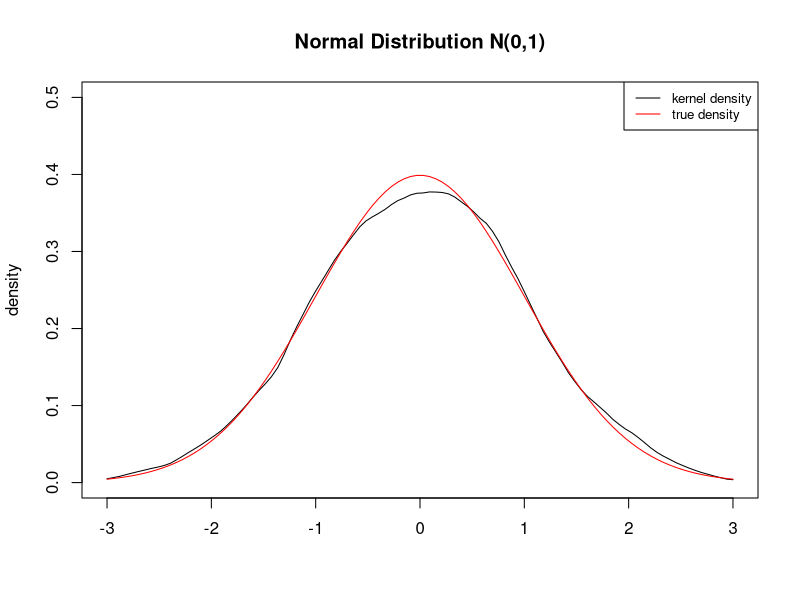
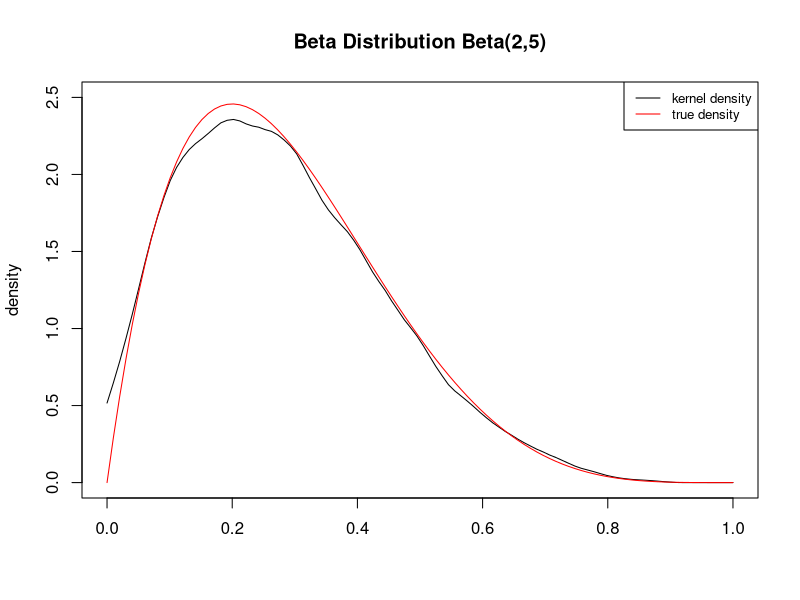
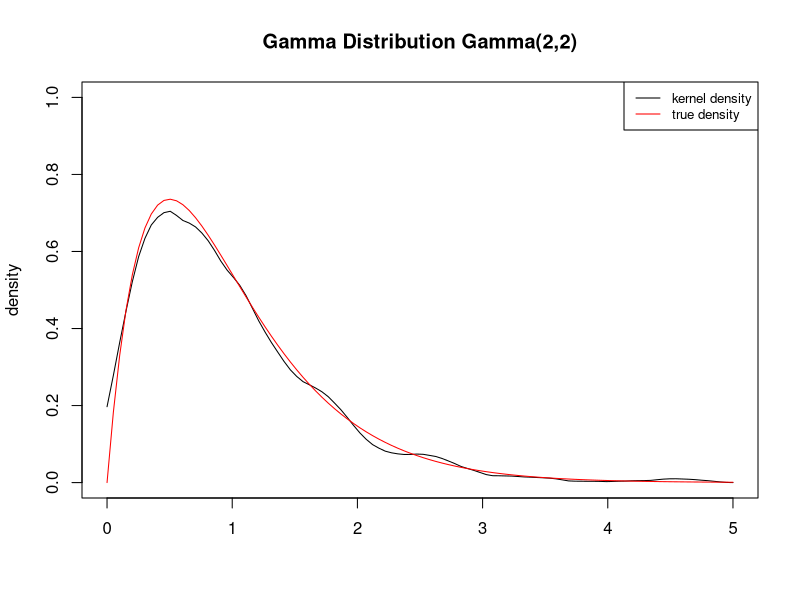
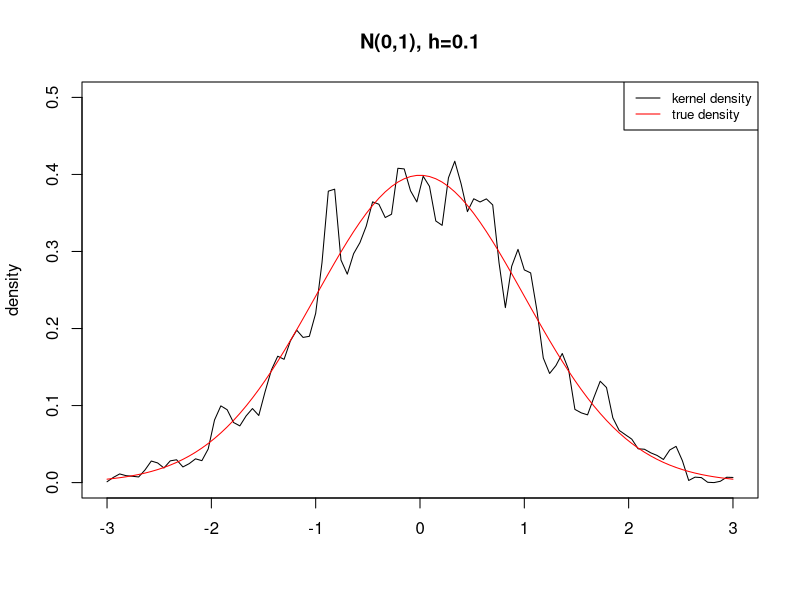
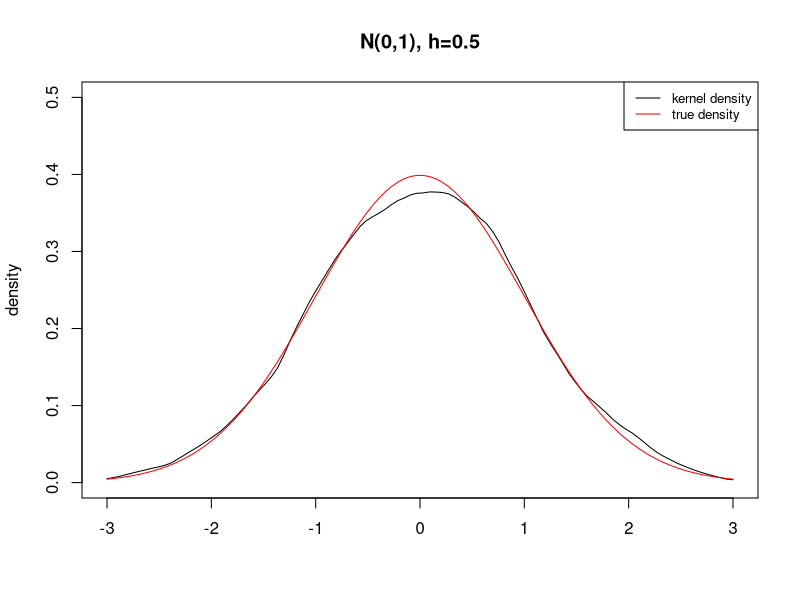
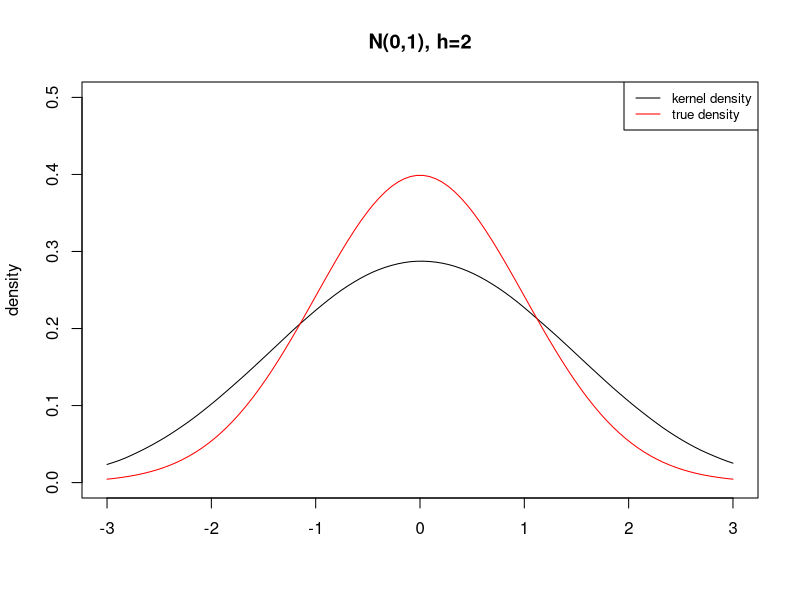

Source code (R) for these figures, in order:
## ---- chunk 1
knitr::opts_chunk$set(
  fig.width = 5,
  fig.height = 4,
  collapse = TRUE,
  comment = "#>"
)
## ---- chunk 2
kernel_density <- function(x, h, x_new){
  den <- rep(0, times = length(x_new))
  for (i in seq_along(x_new)){
    xx <- (x - x_new[i])/h
    ind <- as.numeric(abs(xx) <= 1)
    den[i] <- mean(3/4*(1 - xx^2)*ind)/h
  }
  return(den)
}
## ---- chunk 3
set.seed(2222)
# Normal distriburion
x <- rnorm(1000, 0, 1)
x_new <- seq(-3, 3, length.out = 100)
den <- kernel_density(x, h = 0.5, x_new)
plot(x_new, den, type = "l", ylim = c(0, 0.5), ylab = "density", xlab = "")
trueden <- dnorm(x_new, 0, 1)
points(x_new, trueden, type = "l", col = "red")
legend("topright", legend = c("kernel density","true density"), 
       lty = c(1, 1), col = c("black", "red"), cex = 0.8)
title("Normal Distribution N(0,1)")

# Beta distribution
x <- rbeta(1000, 2, 5)
x_new <- seq(0, 1, length.out = 100)
den <- kernel_density(x, h = 0.1, x_new)
plot(x_new, den, type = "l", ylim = c(0, 2.5), ylab = "density", xlab = "")
trueden <- dbeta(x_new, 2, 5)
points(x_new, trueden, type = "l", col = "red")
legend("topright", legend = c("kernel density","true density"), 
       lty = c(1, 1), col = c("black", "red"), cex = 0.8)
title("Beta Distribution Beta(2,5)")

# Gamma distribution
x <- rgamma(1000, 2, 2)
x_new <- seq(0, 5, length.out = 100)
den <- kernel_density(x, h = 0.3, x_new)
plot(x_new, den, type = "l", ylim = c(0, 1), ylab = "density", xlab = "")
trueden <- dgamma(x_new, 2, 2)
points(x_new, trueden, type = "l", col = "red")
legend("topright", legend = c("kernel density","true density"), 
       lty = c(1, 1), col = c("black", "red"), cex = 0.8)
title("Gamma Distribution Gamma(2,2)")
## ---- chunk 4
set.seed(2222)
x <- rnorm(1000, 0, 1)
x_new <- seq(-3, 3, length.out = 100)

# h=0.1
den <- kernel_density(x, h = 0.1, x_new)
plot(x_new, den, type = "l", ylim = c(0, 0.5), ylab = "density", xlab = "")
trueden <- dnorm(x_new, 0, 1)
points(x_new, trueden, type = "l", col = "red")
legend("topright", legend = c("kernel density","true density"), 
       lty = c(1, 1), col = c("black", "red"), cex = 0.8)
title("N(0,1), h=0.1")

#h=0.5
den <- kernel_density(x, h = 0.5, x_new)
plot(x_new, den, type = "l", ylim = c(0, 0.5), ylab = "density", xlab = "")
trueden <- dnorm(x_new, 0, 1)
points(x_new, trueden, type = "l", col = "red")
legend("topright", legend = c("kernel density","true density"), 
       lty = c(1, 1), col = c("black", "red"), cex = 0.8)
title("N(0,1), h=0.5")

#h=2
den <- kernel_density(x, h = 2, x_new)
plot(x_new, den, type = "l", ylim = c(0, 0.5), ylab = "density", xlab = "")
trueden <- dnorm(x_new, 0, 1)
points(x_new, trueden, type = "l", col = "red")
legend("topright", legend = c("kernel density","true density"), 
       lty = c(1, 1), col = c("black", "red"), cex = 0.8)
title("N(0,1), h=2")
## ---- chunk 5
lasso_reg_with_screening <- function(X, y, b, lambda, alpha){
  s <- rep(0, times = length(b))
  res <- y - X %*% b
  for (j in seq_along(b))
    s[j] <- (sum(X[, j]*res)/length(y) - lambda*(1 - alpha)*b[j])/(lambda*alpha)
  val <- (b == 0) & (abs(s) >= 1)
  return(val)
}
## ---- chunk 6
set.seed(2222)
# Generate a random design matrix X
n <- 500L
p <- 1000L
X <- matrix(rnorm(n*p), nrow = n)
# Generate the real coefficient vector b with only the first ten numbers lager than zero
b <- c(seq(1, 0.1, length.out = 10L), rep(0, times = p - 10L))
# Generate the response vector y
y <- X %*% b +rnorm(n, mean = 0, sd = 0.1)
# Generate the current coefficient vector b_cur
b_cur <- rep(0, times = p)
# Show which current zero coefficients violate the KKT conditions
which(lasso_reg_with_screening(X, y, b_cur, lambda = 0.8, alpha = 0.8))
